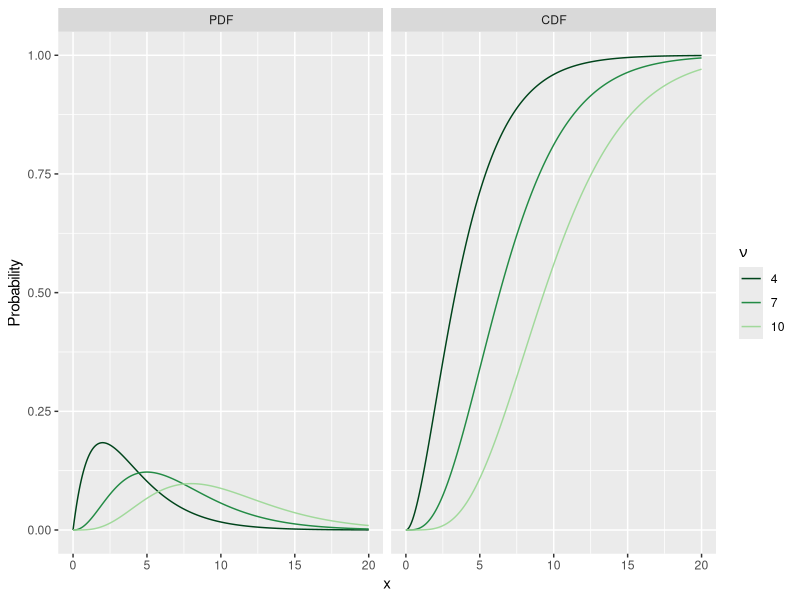

Reproduce this figure in R.
## ---- chunk 1
library(ggplot2)
library(plyr)
library(RColorBrewer)
greens.pal <- rev(brewer.pal(9, "Greens"))
## ---- chunk 2
Chi <- expand.grid(x=rep(seq(0, 20, by=.01), 2),
                   display=factor(c("PDF", "CDF"), c("PDF", "CDF")),
                   nu = c(4, 7, 10))
Chi <- transform(Chi, 
                 p = ifelse(display %in% "PDF",
                            dchisq(x, nu),
                            pchisq(x, nu)))
ggplot(Chi, aes(x=x, y=p, colour=factor(nu))) + geom_line() + 
  facet_grid(~ display) + 
  scale_colour_manual(values=greens.pal[c(1, 3, 6)]) + 
  xlab("x") + ylab("Probability") + 
  labs(colour=bquote(nu))
